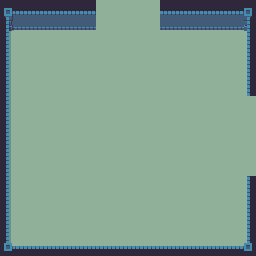

A 2D game scene composited from a Tiled map and its tileset images. What follows is a short description and the map's XML, with every tile layer's data as written:
An orthogonal 16x16 tile map with 16x16 px tiles, 3 tile layers (Floor, Walls, Objects), 3 tilesets.

<map version="1.0" tiledversion="1.1.2" orientation="orthogonal" renderorder="right-down" width="16" height="16" tilewidth="16" tileheight="16" infinite="0" nextobjectid="1">
 <tileset firstgid="1" source="world1_tileset.tsx" />
 <tileset firstgid="241" source="world1_doors_front.tsx" />
 <tileset firstgid="385" source="world1_doors_side.tsx" />
 <layer name="Floor" width="16" height="16">
  <data encoding="csv">
55,55,55,55,55,55,55,55,55,55,55,55,55,55,55,55,
55,55,55,55,55,55,55,55,55,55,55,55,55,55,55,55,
55,55,55,55,55,55,55,55,55,55,55,55,55,55,55,55,
55,55,55,55,55,55,55,55,55,55,55,55,55,55,55,55,
55,55,55,55,55,55,55,55,55,55,55,55,55,55,55,55,
55,55,55,55,55,55,55,55,55,55,55,55,55,55,55,55,
55,55,55,55,55,55,55,55,55,55,55,55,55,55,55,55,
55,55,55,55,55,55,55,55,55,55,55,55,55,55,55,55,
55,55,55,55,55,55,55,55,55,55,55,55,55,55,55,55,
55,55,55,55,55,55,55,55,55,55,55,55,55,55,55,55,
55,55,55,55,55,55,55,55,55,55,55,55,55,55,55,55,
55,55,55,55,55,55,55,55,55,55,55,55,55,55,55,55,
55,55,55,55,55,55,55,55,55,55,55,55,55,55,55,55,
55,55,55,55,55,55,55,55,55,55,55,55,55,55,55,55,
55,55,55,55,55,55,55,55,55,55,55,55,55,55,55,55,
55,55,55,55,55,55,55,55,55,55,55,55,55,55,55,55
</data>
 </layer>
 <layer name="Walls" width="16" height="16">
  <data encoding="csv">
6,7,7,7,7,7,0,0,0,0,7,7,7,7,7,8,
30,31,31,31,31,31,0,0,0,0,31,31,31,31,31,32,
54,0,0,0,0,0,0,0,0,0,0,0,0,0,0,56,
54,0,0,0,0,0,0,0,0,0,0,0,0,0,0,56,
54,0,0,0,0,0,0,0,0,0,0,0,0,0,0,56,
54,0,0,0,0,0,0,0,0,0,0,0,0,0,0,56,
54,0,0,0,0,0,0,0,0,0,0,0,0,0,0,0,
54,0,0,0,0,0,0,0,0,0,0,0,0,0,0,0,
54,0,0,0,0,0,0,0,0,0,0,0,0,0,0,0,
54,0,0,0,0,0,0,0,0,0,0,0,0,0,0,0,
54,0,0,0,0,0,0,0,0,0,0,0,0,0,0,0,
54,0,0,0,0,0,0,0,0,0,0,0,0,0,0,56,
54,0,0,0,0,0,0,0,0,0,0,0,0,0,0,56,
54,0,0,0,0,0,0,0,0,0,0,0,0,0,0,56,
54,0,0,0,0,0,0,0,0,0,0,0,0,0,0,56,
78,79,79,79,79,79,79,79,79,79,79,79,79,79,79,80
</data>
 </layer>
 <layer name="Objects" width="16" height="16">
  <data encoding="csv">
0,0,0,0,0,0,0,0,0,0,0,0,0,0,0,0,
0,0,0,0,0,0,0,0,0,0,0,0,0,0,0,0,
0,0,0,0,0,0,0,0,0,0,0,0,0,0,0,0,
0,0,0,0,0,0,0,0,0,0,0,0,0,0,0,0,
0,0,0,0,0,0,0,0,0,0,0,0,0,0,0,0,
0,0,0,0,0,0,0,0,0,0,0,0,0,0,0,0,
0,0,0,0,0,0,0,0,0,0,0,0,0,0,0,0,
0,0,0,0,0,0,0,0,0,0,0,0,0,0,0,0,
0,0,0,0,0,0,0,0,0,0,0,0,0,0,0,0,
0,0,0,0,0,0,0,0,0,0,0,0,0,0,0,0,
0,0,0,0,0,0,0,0,0,0,0,0,0,0,0,0,
0,0,0,0,0,0,0,0,0,0,0,0,0,0,0,0,
0,0,0,0,0,0,0,0,0,0,0,0,0,0,0,0,
0,0,0,0,0,0,0,0,0,0,0,0,0,0,0,0,
0,0,0,0,0,0,0,0,0,0,0,0,0,0,0,0,
0,0,0,0,0,0,0,0,0,0,0,0,0,0,0,0
</data>
 </layer>
</map>
